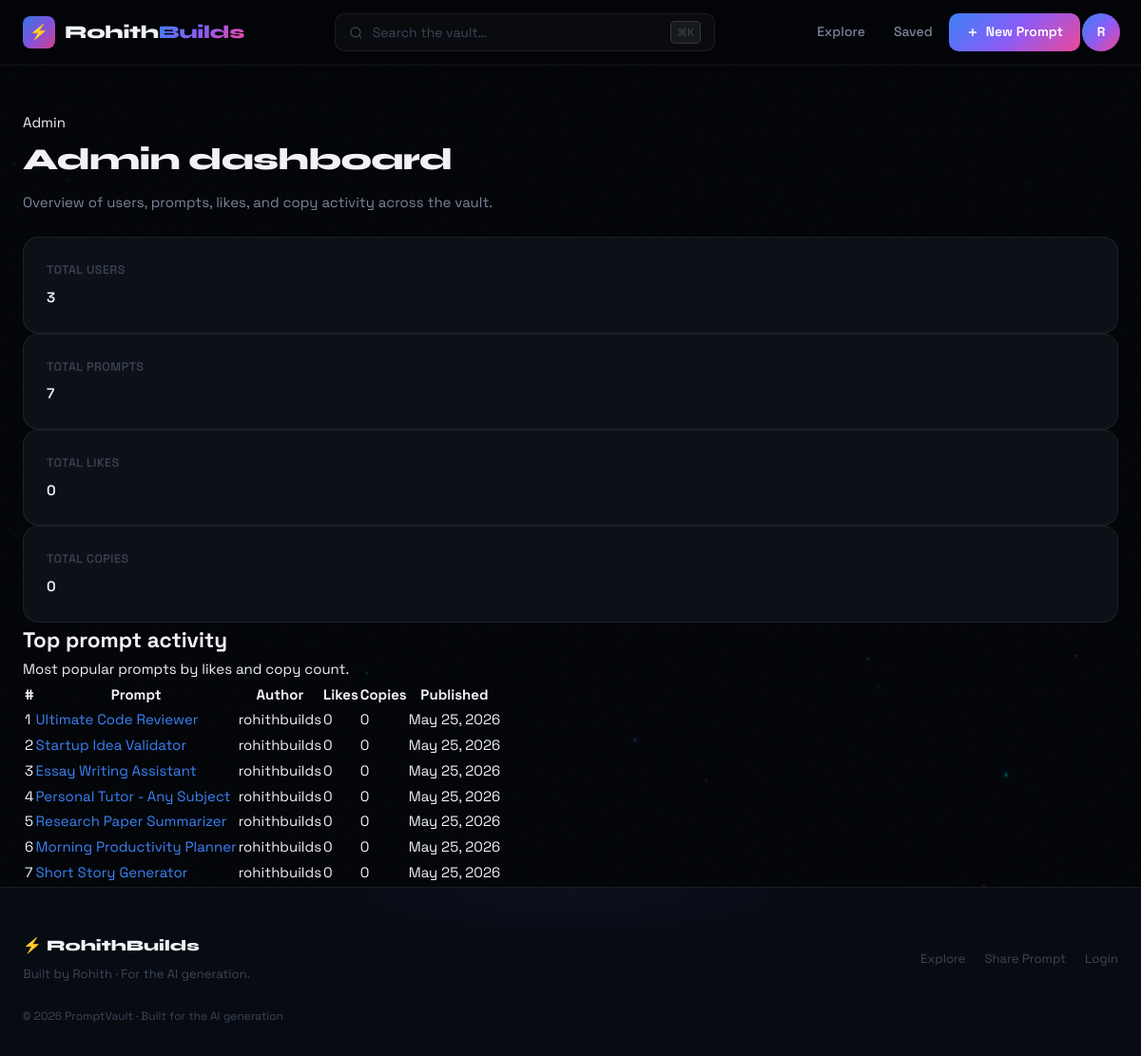
The page /admin (signed in) on the database its author committed.
### models.py (models this page shows, shortened)
class User(UserMixin, db.Model):
    __tablename__ = "users"
    id = db.Column(db.Integer, primary_key=True)
    username = db.Column(db.String(80), unique=True, nullable=False)
    email = db.Column(db.String(120), unique=True, nullable=False)
    password_hash = db.Column(db.String(256), nullable=False)
    is_verified = db.Column(db.Boolean, default=False)
    created_at = db.Column(db.DateTime, default=datetime.utcnow)
    prompts = db.relationship("Prompt", backref="author", lazy=True, cascade="all, delete-orphan")
    favorites = db.relationship("Favorite", backref="user", lazy=True, cascade="all, delete-orphan")

class Prompt(db.Model):
    __tablename__ = "prompts"
    id = db.Column(db.Integer, primary_key=True)
    title = db.Column(db.String(200), nullable=False)
    content = db.Column(db.Text, nullable=False)
    category = db.Column(db.String(50), nullable=False, default="General")
    likes = db.Column(db.Integer, default=0)
    copies = db.Column(db.Integer, default=0)
    user_id = db.Column(db.Integer, db.ForeignKey("users.id"), nullable=False)
    created_at = db.Column(db.DateTime, default=datetime.utcnow)
    favorites = db.relationship("Favorite", backref="prompt", lazy=True, cascade="all, delete-orphan")

### app.py (the view)
@app.route("/admin", endpoint="admin")
@login_required
def admin():
    if not (current_user.is_authenticated and getattr(current_user, "email", None) == app.config["ADMIN_EMAIL"]):
        flash("Admin access only.", "danger")
        return redirect(url_for("dashboard"))
    user_count = User.query.count()
    prompt_count = Prompt.query.count()
    total_likes = db.session.query(func.coalesce(func.sum(Prompt.likes), 0)).scalar() or 0
    total_copies = db.session.query(func.coalesce(func.sum(Prompt.copies), 0)).scalar() or 0
    top_prompts = Prompt.query.order_by(Prompt.likes.desc(), Prompt.copies.desc()).limit(10).all()
    return render_template(
        "admin.html",
        user_count=user_count,
        prompt_count=prompt_count,
        total_likes=total_likes,
        total_copies=total_copies,
        top_prompts=top_prompts,
    )

### app.py (called while the page is built)
@app.context_processor
def inject_csrf_token():
    is_admin = (
        current_user.is_authenticated
        and getattr(current_user, "email", None) == app.config["ADMIN_EMAIL"]
    )
    return dict(csrf_token=generate_csrf, is_admin=is_admin)

@login_manager.user_loader
def load_user(user_id):
    return db.session.get(User, int(user_id))

### templates/admin.html (shortened to what this page needs)
{% extends "base.html" %}
{% block content %}
<div class="container admin-page">
  <div class="page-header admin-header">
    <div>
      <span class="page-badge">Admin</span>
      <h1>Admin dashboard</h1>
      <p>Overview of users, prompts, likes, and copy activity across the vault.</p>
    </div>
  </div>
  <section class="stats-grid">
    <article class="stat-card">
      <span class="stat-label">Total users</span>
      <strong>{{ user_count }}</strong>
    </article>
    <article class="stat-card">
      <span class="stat-label">Total prompts</span>
      <strong>{{ prompt_count }}</strong>
    </article>
    <article class="stat-card">
      <span class="stat-label">Total likes</span>
      <strong>{{ total_likes }}</strong>
    </article>
    <article class="stat-card">
      <span class="stat-label">Total copies</span>
      <strong>{{ total_copies }}</strong>
    </article>
  </section>
  <section class="admin-table-card">
    <div class="card">
      <div class="card-header">
        <h2>Top prompt activity</h2>
        <p>Most popular prompts by likes and copy count.</p>
      </div>
      <div class="table-wrap">
        <table class="admin-table">
          <thead>
            <tr>
              <th>#</th>
              <th>Prompt</th>
              <th>Author</th>
              <th>Likes</th>
              <th>Copies</th>
              <th>Published</th>
            </tr>
          </thead>
          <tbody>
            {% for prompt in top_prompts %}
              <tr>
                <td>{{ loop.index }}</td>
                <td><a href="{{ url_for('prompt_detail', prompt_id=prompt.id) }}">{{ prompt.title }}</a></td>
                <td>{{ prompt.author.username }}</td>
                <td>{{ prompt.likes }}</td>
                <td>{{ prompt.copies or 0 }}</td>
                <td>{{ prompt.created_at.strftime('%b %d, %Y') }}</td>
              </tr>
            {% else %}
              <tr>
                <td colspan="6">No prompts yet.</td>
              </tr>
            {% endfor %}
          </tbody>
        </table>
      </div>
    </div>
  </section>
</div>
{% endblock %}

### templates/base.html (shortened to what this page needs)
<!DOCTYPE html>
<html lang="en">
<head>
  <link rel="stylesheet" href="{{ url_for('static', filename='css/style.css') }}"/>
</head>
<body>
<nav class="navbar" id="mainNav">
  <div class="nav-container">
    <a href="{{ url_for('index') }}" class="nav-logo">
      <div class="logo-mark">
        <div class="logo-hex"></div>
        <span class="logo-bolt">⚡</span>
      </div>
      <span class="logo-text">Rohith<span class="logo-accent">Builds</span></span>
    </a>
    <div class="nav-center">
      <form action="{{ url_for('index') }}" method="GET" class="nav-search-form">
        <div class="search-icon-wrap">
          <svg width="15" height="15" viewBox="0 0 24 24" fill="none" stroke="currentColor" stroke-width="2"><circle cx="11" cy="11" r="8"/><path d="m21 21-4.35-4.35"/></svg>
        </div>
        <input type="text" name="search" value="{{ search if search else '' }}" placeholder="Search the vault…" class="nav-search-input"/>
        <kbd class="search-kbd">⌘K</kbd>
      </form>
    </div>
    <div class="nav-links">
      <a href="{{ url_for('index') }}" class="nav-link {% if request.endpoint == 'index' %}active{% endif %}">
        <span>Explore</span>
      </a>
      {% if current_user.is_authenticated %}
        <a href="{{ url_for('favorites') }}" class="nav-link">
          <span>Saved</span>
        </a>
        <a href="{{ url_for('create_prompt') }}" class="nav-cta-btn">
          <svg width="14" height="14" viewBox="0 0 24 24" fill="none" stroke="currentColor" stroke-width="2.5"><path d="M12 5v14M5 12h14"/></svg>
          <span>New Prompt</span>
        </a>
        <div class="nav-user-wrap">
          <a href="{{ url_for('dashboard') }}" class="nav-user-btn" title="{{ current_user.username }}">
            <div class="user-ring"></div>
            <span>{{ current_user.username[0].upper() }}</span>
          </a>
        </div>
      {% else %}
        <a href="{{ url_for('login') }}" class="nav-link">Login</a>
        <a href="{{ url_for('register') }}" class="nav-cta-btn">
          <span class="btn-shimmer"></span>
          <span>Get Started</span>
        </a>
      {% endif %}
    </div>
  </div>
</nav>
<main class="main-content">
  {% block content %}{% endblock %}
</main>
<footer class="footer">
  <div class="footer-glow"></div>
  <div class="footer-inner">
    <div class="footer-brand">
      <span class="footer-logo">⚡ RohithBuilds</span>
<p>Built by Rohith · For the AI generation.</p>
    </div>
    <div class="footer-links">
      <a href="{{ url_for('index') }}">Explore</a>
      <a href="{{ url_for('create_prompt') if current_user.is_authenticated else url_for('register') }}">Share Prompt</a>
      <a href="{{ url_for('login') }}">Login</a>
    </div>
    <p class="footer-copy">© 2026 PromptVault · Built for the AI generation</p>
  </div>
</footer>
</body>
</html>

### rows shown on the page
User: username "R"
Prompt: title "Ultimate Code Reviewer", author.username "rohithbuilds", likes "0", copies "0", created_at "May 25, 2026"
Prompt: title "Startup Idea Validator", author.username "rohithbuilds", likes "0", copies "0", created_at "May 25, 2026"
Prompt: title "Essay Writing Assistant", author.username "rohithbuilds", likes "0", copies "0", created_at "May 25, 2026"
Prompt: title "Personal Tutor - Any Subject", author.username "rohithbuilds", likes "0", copies "0", created_at "May 25, 2026"
Prompt: title "Research Paper Summarizer", author.username "rohithbuilds", likes "0", copies "0", created_at "May 25, 2026"
Prompt: title "Morning Productivity Planner", author.username "rohithbuilds", likes "0", copies "0", created_at "May 25, 2026"
Prompt: title "Short Story Generator", author.username "rohithbuilds", likes "0", copies "0", created_at "May 25, 2026"

### other values the page prints
{{ user_count }} "3"
{{ prompt_count }} "7"
{{ total_likes }} "0"
{{ total_copies }} "0"
